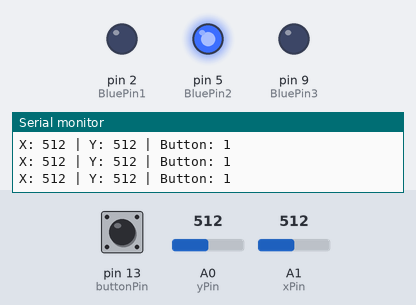
Bench run of a sketch on a simulated Arduino Uno, built with avr-gcc and run on an emulated ATmega328P. Parts: output pins drawn as LEDs (lit = HIGH), the last lines printed to the serial monitor. Inputs (shaded band) come from the test bench; at power-on: A0 (yPin) = 512, A1 (xPin) = 512, pin 13 (buttonPin) HIGH.

Above: at 1.2 s.
1.3 s: A0 (yPin) set to 486
At 2.1 s:
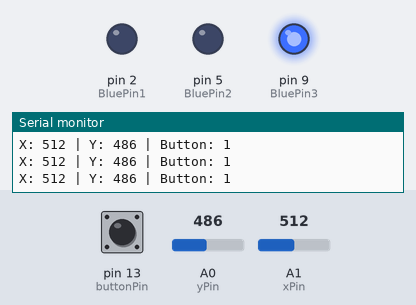
2.8 s: A1 (xPin) set to 981
5.8 s: A1 (xPin) set to 1008
At 6.4 s:
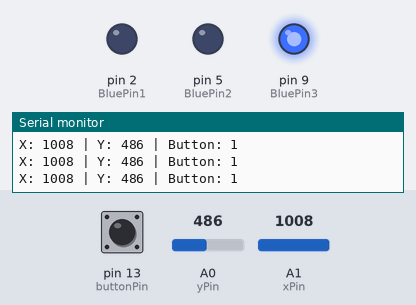
8.8 s: A0 (yPin) set to 509
At 9.8 s:
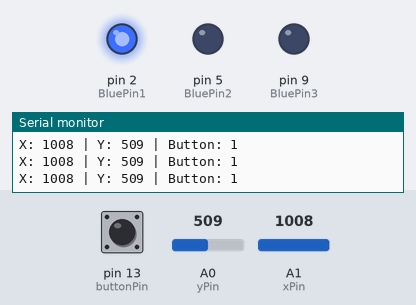
10.3 s: A0 (yPin) set to 491
At 10.9 s:
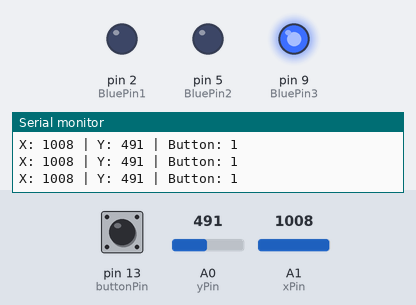
11.8 s: A0 (yPin) set to 511
At 13.1 s:
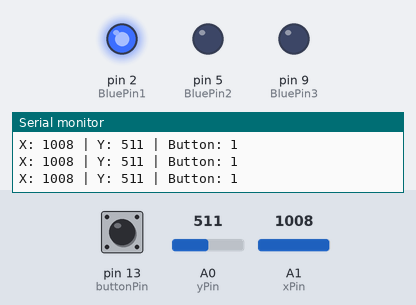
Timing chart, 0 to 14.8 s (numbered marks = the images above; inputs shaded):
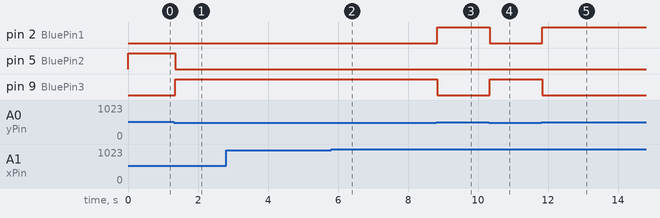

The sketch:

PlayerMove.ino
```cpp
int xPin = A1;
int yPin = A0;
int buttonPin = 13;

int xPosition = 0;
int yPosition = 0;
int buttonState = 0;

bool start = true;

bool Pin1;
bool Pin2;
bool Pin3;

const int BluePin1 = 2;
const int BluePin2 = 5;
const int BluePin3 = 9;

void setup() {
  // put your setup code here, to run once:

  Serial.begin(9600);

  pinMode(BluePin1, OUTPUT);
  pinMode(BluePin2, OUTPUT);
  pinMode(BluePin3, OUTPUT);

  pinMode(xPin, INPUT);
  pinMode(yPin, INPUT);

  pinMode(buttonPin, INPUT_PULLUP);

  Pin1 = false;
  Pin2 = false;
  Pin3 = true;

}

void loop() {
  // put your main code here, to run repeatedly:

  xPosition = analogRead(xPin);
  yPosition = analogRead(yPin);
  buttonState = digitalRead(buttonPin);

  Serial.print("X: ");
  Serial.print(xPosition);
  Serial.print(" | Y: ");
  Serial.print(yPosition);
  Serial.print(" | Button: ");
  Serial.println(buttonState);


  if(start == true){
    digitalWrite(BluePin1, LOW);
    digitalWrite(BluePin2, LOW);
    digitalWrite(BluePin3, HIGH);
    start = false;
  }


  if(Pin3 == true){
   if(yPosition > 501){
      digitalWrite(BluePin1, LOW);
      digitalWrite(BluePin2, HIGH);
      digitalWrite(BluePin3, LOW);

      Pin1 = false;
      Pin2 = true;
      Pin3 = false;
   }

   if(xPosition > 517){
      digitalWrite(BluePin1, HIGH);
      digitalWrite(BluePin2, LOW);
      digitalWrite(BluePin3, LOW);

      Pin1 = true;
      Pin2 = false;
      Pin3 = false;
   }
  }

  if(Pin2 == true){
    if(yPosition < 499){
      digitalWrite(BluePin1, LOW);
      digitalWrite(BluePin2, LOW);
      digitalWrite(BluePin3, HIGH);

      Pin1 = false;
      Pin2 = false;
      Pin3 = true;
    }

    if(xPosition > 517){
      digitalWrite(BluePin1, HIGH);
      digitalWrite(BluePin2, LOW);
      digitalWrite(BluePin3, LOW);

      Pin1 = true;
      Pin2 = false;
      Pin3 = false;
    }
  }

  if(Pin1 == true){
    if(xPosition < 515){
      digitalWrite(BluePin1, LOW);
      digitalWrite(BluePin2, HIGH);
      digitalWrite(BluePin3, LOW);

      Pin1 = false;
      Pin2 = true;
      Pin3 = false;
    }

    if(yPosition < 499){
      digitalWrite(BluePin1, LOW);
      digitalWrite(BluePin2, LOW);
      digitalWrite(BluePin3, HIGH);

      Pin1 = false;
      Pin2 = false;
      Pin3 = true;
    }
  }
}
```

Measured:
- the behaviour switches between 499 and 498 on A0 (yPin) (found by bisection; images 0 and 1)
- after the input at 1.3 s, pin 5 (BluePin2): HIGH → LOW after 0.05 s; pin 9 (BluePin3): LOW → HIGH after 0.05 s
- after the input at 5.8 s, pin 2 (BluePin1): stays LOW (without the input it goes to HIGH after 3.0 s)
- after the input at 8.8 s, pin 2 (BluePin1): LOW → HIGH at once; pin 9 (BluePin3): HIGH → LOW at once
- after the input at 10.3 s, pin 2 (BluePin1): HIGH → LOW at once; pin 9 (BluePin3): LOW → HIGH at once
- after the input at 11.8 s, pin 2 (BluePin1): LOW → HIGH at once; pin 9 (BluePin3): HIGH → LOW at once
